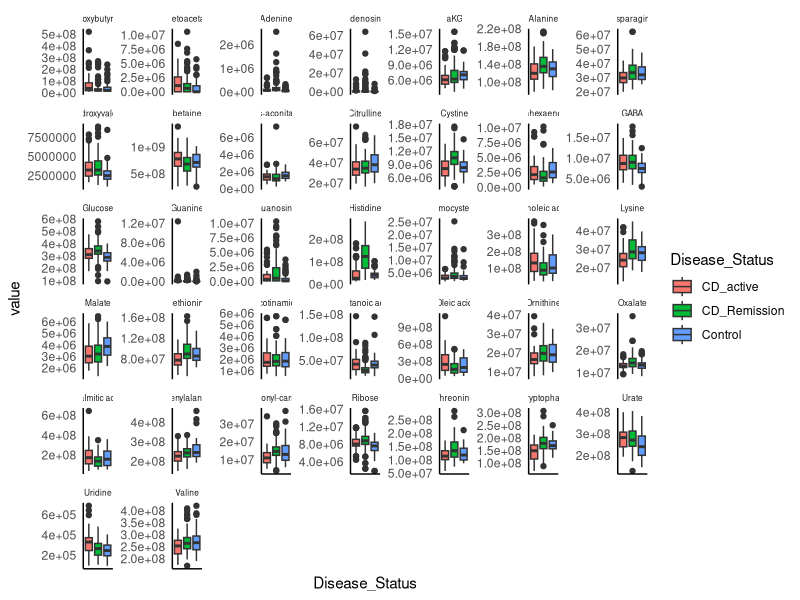

The R script that drew this image:
library(tidyverse)
library(magrittr)
data <- read_csv("Serum1_Data_TF.csv")
data <- read_csv("TF-N1_206s.csv")

data %<>% select(-contains("149"), -contains("150"), -contains("151"))
metadata <- read_csv("Serum1_Metadata.csv")
groups <- read_csv("metabolites groups.csv")

names(groups)[2] <- "Compound"

all <- 
  data %>% 
  pivot_longer(contains("_"), names_to = "SampleID", values_to = "value") %>% 
  left_join(groups) %>% 
  left_join(metadata, by = "SampleID") %>% 
  filter(Compound %in% groups$Compound) 

pl <- 
  ggplot(all, aes(x = Disease_Status, y = value, fill = Disease_Status)) + 
  geom_boxplot() + 
  # geom_jitter(alpha = .3)+
  facet_wrap(~Compound, scales = "free_y") +
  theme_classic()+
  theme(axis.text.x = element_blank(), axis.ticks = element_blank()
        , strip.text = element_text(size = 6), strip.background = element_blank())

ggsave(paste0("all_with_fasting", "_metabolites.png"), pl, height = 20, width = 30)
